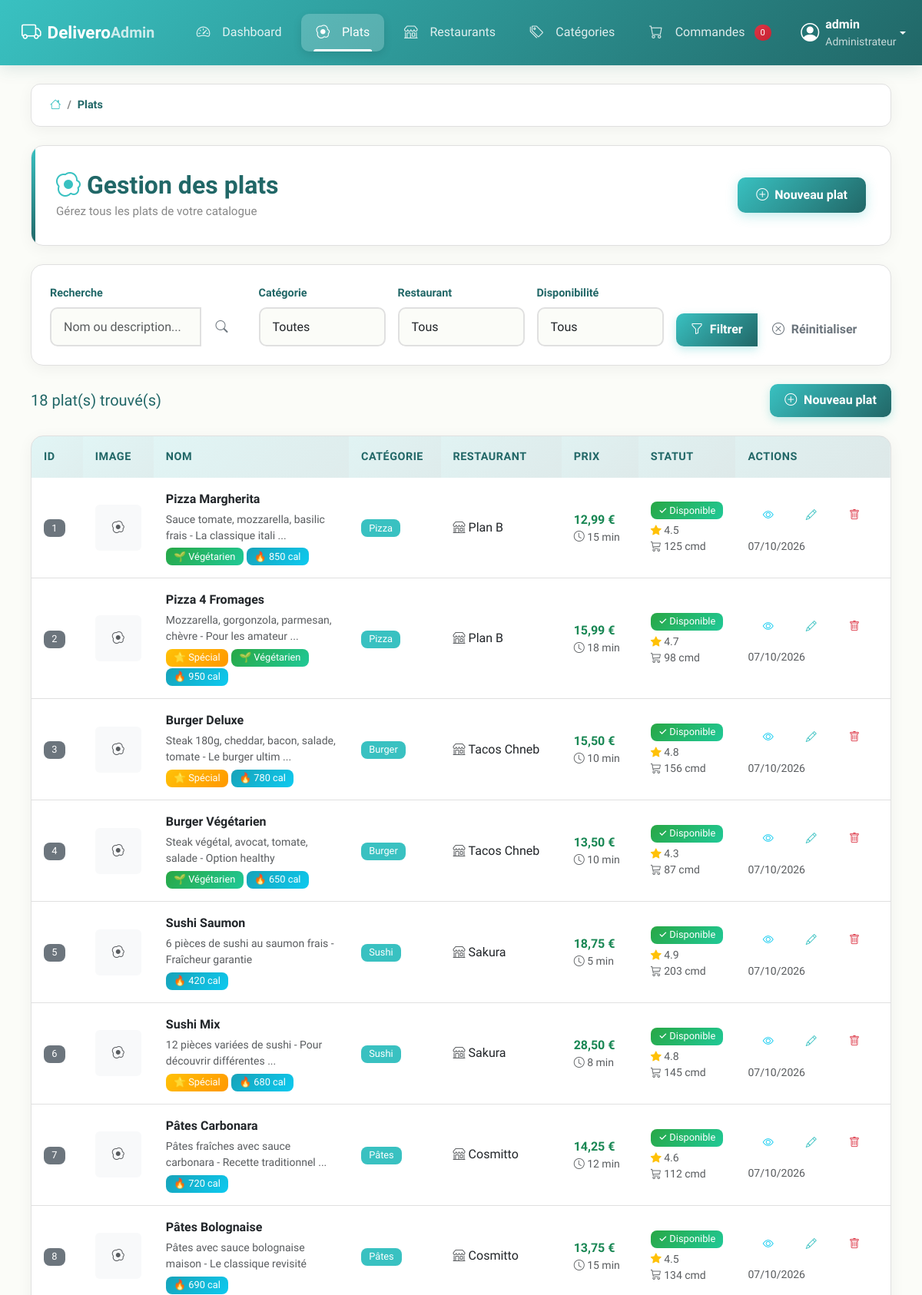
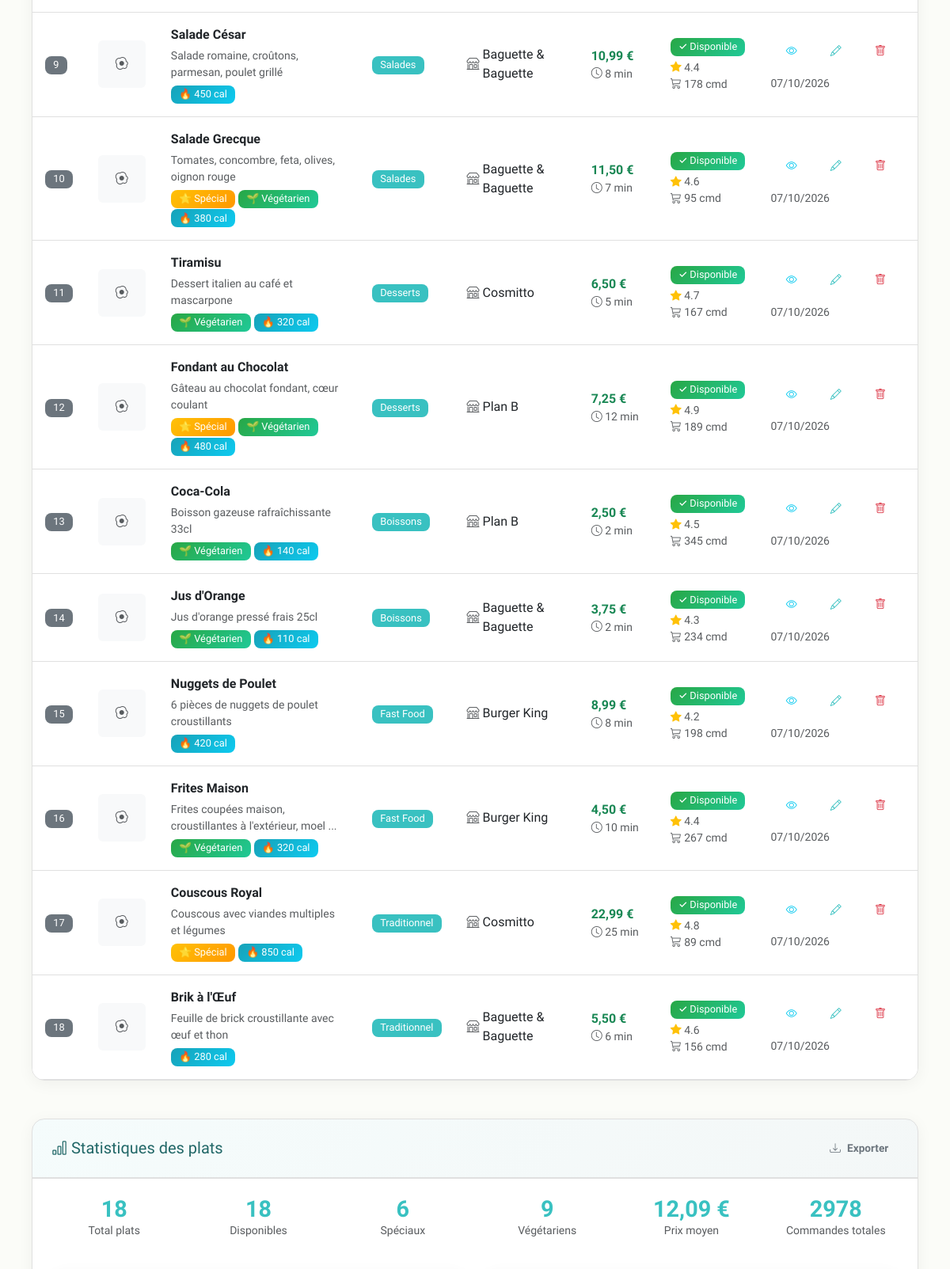
Screenshot of /admin/dishes.php (signed in, upper part) with the database file from the repository (2 pictures, top to bottom).
### tables this page shows
CREATE TABLE IF NOT EXISTS dishes (
    id INT AUTO_INCREMENT PRIMARY KEY,
    name VARCHAR(200) NOT NULL,
    description TEXT,
    price DECIMAL(10,2) NOT NULL,
    category_id INT,
    restaurant_id INT,
    image VARCHAR(255),
    preparation_time INT DEFAULT 20,
    is_available BOOLEAN DEFAULT TRUE,
    is_special BOOLEAN DEFAULT FALSE,
    is_vegetarian BOOLEAN DEFAULT FALSE,
    calories INT,
    ingredients TEXT,
    rating DECIMAL(3,1) DEFAULT 4.0,
    order_count INT DEFAULT 0,
    created_at TIMESTAMP DEFAULT CURRENT_TIMESTAMP,
    updated_at TIMESTAMP DEFAULT CURRENT_TIMESTAMP ON UPDATE CURRENT_TIMESTAMP,
    FOREIGN KEY (category_id) REFERENCES categories(id) ON DELETE SET NULL,
    FOREIGN KEY (restaurant_id) REFERENCES restaurants(id) ON DELETE SET NULL,
    INDEX idx_category (category_id),
    INDEX idx_restaurant (restaurant_id),
    INDEX idx_available (is_available),
    INDEX idx_special (is_special),
    INDEX idx_price (price)
);

### admin/dishes.php (called while the page is built, shortened)
<?php
require_once __DIR__ . '/includes/auth.php';
$search_query = $_GET['search'] ?? '';
$sql = "SELECT d.* FROM dishes d WHERE 1=1";
$params = [];
$sql .= " ORDER BY d.created_at DESC";
try {
    $stmt = $pdo->prepare($sql);
    $stmt->execute($params);
    $dishes = $stmt->fetchAll();
} catch (Exception $e) {
    addFlash('danger', 'Erreur lors de la récupération des plats: ' . $e->getMessage());
    $dishes = [];
}
include 'templates/layout-admin.phtml';
?>

### admin/templates/dishes_list.phtml (the view, shortened to what this page needs)
<div class="card mb-4">
    <div class="card-body">
        <form method="GET" action="dishes.php" class="row g-3">
            <div class="col-md-3">
                <label class="form-label">Recherche</label>
                <div class="input-group">
                    <input type="text" class="form-control" name="search"
                           value="<?= htmlspecialchars($search_query) ?>"
                           placeholder="Nom ou description...">
                    <button class="btn btn-outline-secondary" type="submit">
                        <i class="bi bi-search"></i>
                    </button>
                </div>
            </div>
            <div class="col-md-2">
                <label class="form-label">Catégorie</label>
                <select class="form-select" name="category">
                    <option value="">Toutes</option>
                </select>
            </div>
            <div class="col-md-2">
                <label class="form-label">Restaurant</label>
                <select class="form-select" name="restaurant">
                    <option value="">Tous</option>
                </select>
            </div>
            <div class="col-md-2">
                <label class="form-label">Disponibilité</label>
                <select class="form-select" name="availability">
                    <option value="">Tous</option>
                </select>
            </div>
            <div class="col-md-3 d-flex align-items-end">
                <div class="btn-group w-100">
                    <button type="submit" class="btn btn-primary">
                        <i class="bi bi-funnel"></i> Filtrer
                    </button>
                    <a href="dishes.php" class="btn btn-outline-secondary">
                        <i class="bi bi-x-circle"></i> Réinitialiser
                    </a>
                </div>
            </div>
        </form>
    </div>
</div>
<div class="row mb-4">
    <div class="col-12">
        <div class="d-flex justify-content-between align-items-center">
            <div>
                <h3 class="h5 mb-0">
                    <?php
                    $display_count = count($dishes);
                    echo "$display_count plat(s) trouvé(s)";
                    ?>
                </h3>
            </div>
            <div>
                <a href="add_dish.php" class="btn btn-primary">
                    <i class="bi bi-plus-circle"></i> Nouveau plat
                </a>
            </div>
        </div>
    </div>
</div>
<?php if (empty($dishes)): ?>
    <div class="card">
        <div class="card-body text-center py-5">
            <i class="bi bi-egg-fried display-1 text-muted mb-3"></i>
            <h3>Aucun plat trouvé</h3>
            <p class="text-muted mb-4">
                <?php if ($search_query || $category_filter || $restaurant_filter || $availability_filter): ?>
                    Aucun plat ne correspond à vos critères de recherche.
                <?php else: ?>
                    Commencez par ajouter votre premier plat.
                <?php endif; ?>
            </p>
            <a href="add_dish.php" class="btn btn-primary">
                <i class="bi bi-plus-circle"></i> Ajouter un plat
            </a>
            <?php if ($search_query || $category_filter || $restaurant_filter || $availability_filter): ?>
                <a href="dishes.php" class="btn btn-outline-secondary ms-2">
                    <i class="bi bi-x-circle"></i> Réinitialiser les filtres
                </a>
            <?php endif; ?>
        </div>
    </div>
<?php else: ?>
    <div class="card">
        <div class="card-body p-0">
            <div class="table-responsive">
                <table class="table table-hover mb-0">
                    <thead>
                        <tr>
                            <th width="50">ID</th>
                            <th width="80">Image</th>
                            <th>Nom</th>
                            <th>Catégorie</th>
                            <th>Restaurant</th>
                            <th width="100">Prix</th>
                            <th width="120">Statut</th>
                            <th width="180">Actions</th>
                        </tr>
                    </thead>
                    <tbody>
                        <?php foreach ($dishes as $dish): ?>
                        <tr>
                            <td><span class="badge bg-secondary"><?= $dish['id'] ?></span></td>
                            <td>
                                <?php if (!empty($dish['image']) && file_exists('../' . $dish['image'])): ?>
                                    <img src="../<?= htmlspecialchars($dish['image']) ?>"
                                         class="rounded"
                                         style="width: 60px; height: 60px; object-fit: cover;"
                                         alt="<?= htmlspecialchars($dish['name']) ?>">
                                <?php else: ?>
                                    <div class="rounded bg-light d-flex align-items-center justify-content-center"
                                         style="width: 60px; height: 60px;">
                                        <i class="bi bi-egg-fried text-muted"></i>
                                    </div>
                                <?php endif; ?>
                            </td>
                            <td>
                                <div class="fw-bold"><?= htmlspecialchars($dish['name']) ?></div>
                                <div class="small text-muted mt-1">
                                    <?= htmlspecialchars(substr($dish['description'] ?? '', 0, 60)) ?>
                                    <?php if (strlen($dish['description'] ?? '') > 60): ?>...<?php endif; ?>
                                </div>
                                <div class="mt-1">
                                    <?php if ($dish['is_special']): ?>
                                        <span class="badge bg-warning">⭐ Spécial</span>
                                    <?php endif; ?>
                                    <?php if ($dish['is_vegetarian']): ?>
                                        <span class="badge bg-success">🌱 Végétarien</span>
                                    <?php endif; ?>
                                    <?php if ($dish['calories']): ?>
                                        <span class="badge bg-info">🔥 <?= $dish['calories'] ?> cal</span>
                                    <?php endif; ?>
                                </div>
                            </td>
                            <td>
                                <?php if ($dish['category_name'] && $dish['category_name'] != 'N/A'): ?>
                                    <span class="badge bg-primary">
                                        <?= htmlspecialchars($dish['category_name']) ?>
                                    </span>
                                <?php else: ?>
                                    <span class="text-muted">-</span>
                                <?php endif; ?>
                            </td>
                            <td>
                                <?php if ($dish['restaurant_name'] && $dish['restaurant_name'] != 'N/A'): ?>
                                    <div class="d-flex align-items-center">
                                        <i class="bi bi-shop me-1 text-muted"></i>
                                        <span><?= htmlspecialchars($dish['restaurant_name']) ?></span>
                                    </div>
                                <?php else: ?>
                                    <span class="text-muted">-</span>
                                <?php endif; ?>
                            </td>
                            <td>
                                <span class="fw-bold text-success">
                                    <?= number_format($dish['price'], 2, ',', ' ') ?> €
                                </span>
                                <div class="small text-muted">
                                    <i class="bi bi-clock"></i> <?= $dish['preparation_time'] ?> min
                                </div>
                            </td>
                            <td>
                                <span class="badge bg-<?= $dish['is_available'] ? 'success' : 'secondary' ?>">
                                    <?= $dish['is_available'] ? '✓ Disponible' : '✗ Indisponible' ?>
                                </span>
                                <div class="small text-muted mt-1">
                                    <i class="bi bi-star-fill text-warning"></i> <?= number_format($dish['rating'], 1) ?>
                                    <br>
                                    <i class="bi bi-cart3"></i> <?= $dish['order_count'] ?> cmd
                                </div>
                            </td>
                            <td>
                                <div class="btn-group btn-group-sm">
                                    <a href="dish_details.php?id=<?= $dish['id'] ?>"
                                       class="btn btn-outline-info"
                                       title="Voir détails"
                                       data-bs-toggle="tooltip">
                                        <i class="bi bi-eye"></i>
                                    </a>
                                    <a href="edit_dish.php?id=<?= $dish['id'] ?>"
                                       class="btn btn-outline-primary"
                                       title="Modifier"
                                       data-bs-toggle="tooltip">
                                        <i class="bi bi-pencil"></i>
                                    </a>
                                    <a href="delete_dish.php?id=<?= $dish['id'] ?>"
                                       class="btn btn-outline-danger"
                                       onclick="return confirm('Voulez-vous vraiment supprimer le plat : <?= addslashes($dish['name']) ?> ?')"
                                       title="Supprimer"
                                       data-bs-toggle="tooltip">
                                        <i class="bi bi-trash"></i>
                                    </a>
                                </div>
                                <div class="mt-2">
                                    <small class="text-muted">
                                        <?= date('d/m/Y', strtotime($dish['created_at'])) ?>
                                    </small>
                                </div>
                            </td>
                        </tr>
                        <?php endforeach; ?>
                    </tbody>
                </table>
            </div>
        </div>
    </div>
<?php endif; ?>
<div class="row mt-5">
    <div class="col-12">
        <div class="card">
            <div class="card-header">
                <div class="d-flex justify-content-between align-items-center">
                    <h5 class="card-title mb-0">
                        <i class="bi bi-bar-chart"></i> Statistiques des plats
                    </h5>
                    <a href="dishes.php?export=csv" class="btn btn-sm btn-outline-secondary">
                        <i class="bi bi-download"></i> Exporter
                    </a>
                </div>
            </div>
            <div class="card-body">
                <div class="row text-center">
                    <?php
                    $stats = [
                        'total' => $pdo->query("SELECT COUNT(*) FROM dishes")->fetchColumn(),
                        'available' => $pdo->query("SELECT COUNT(*) FROM dishes WHERE is_available = 1")->fetchColumn(),
                        'special' => $pdo->query("SELECT COUNT(*) FROM dishes WHERE is_special = 1")->fetchColumn(),
                        'vegetarian' => $pdo->query("SELECT COUNT(*) FROM dishes WHERE is_vegetarian = 1")->fetchColumn(),
                        'avg_price' => $pdo->query("SELECT ROUND(AVG(price), 2) FROM dishes")->fetchColumn(),
                        'total_orders' => $pdo->query("SELECT SUM(order_count) FROM dishes")->fetchColumn(),
                    ];
                    ?>
                    <div class="col-md-2 col-6 mb-3">
                        <div class="stat-number"><?= $stats['total'] ?></div>
                        <small class="text-muted">Total plats</small>
                    </div>
                    <div class="col-md-2 col-6 mb-3">
                        <div class="stat-number"><?= $stats['available'] ?></div>
                        <small class="text-muted">Disponibles</small>
                    </div>
                    <div class="col-md-2 col-6 mb-3">
                        <div class="stat-number"><?= $stats['special'] ?></div>
                        <small class="text-muted">Spéciaux</small>
                    </div>
                    <div class="col-md-2 col-6 mb-3">
                        <div class="stat-number"><?= $stats['vegetarian'] ?></div>
                        <small class="text-muted">Végétariens</small>
                    </div>
                    <div class="col-md-2 col-6 mb-3">
                        <div class="stat-number"><?= number_format($stats['avg_price'], 2, ',', ' ') ?> €</div>
                        <small class="text-muted">Prix moyen</small>
                    </div>
                    <div class="col-md-2 col-6 mb-3">
                        <div class="stat-number"><?= $stats['total_orders'] ?: 0 ?></div>
                        <small class="text-muted">Commandes totales</small>
                    </div>
                </div>
            </div>
        </div>
    </div>
</div>

### rows the page displays
dishes: id "1", name "Pizza Margherita", description "Sauce tomate, mozzarella, basilic frais - La classique itali", is_vegetarian "🌱 Végétarien", calories "850", category_name "Pizza", restaurant_name "Plan B", price "12,99", preparation_time "15", is_available "✓ Disponible", rating "4.5", order_count "125", created_at "07/10/2026"
dishes: id "2", name "Pizza 4 Fromages", description "Mozzarella, gorgonzola, parmesan, chèvre - Pour les amateur", is_special "⭐ Spécial", is_vegetarian "🌱 Végétarien", calories "950", category_name "Pizza", restaurant_name "Plan B", price "15,99", preparation_time "18", is_available "✓ Disponible", rating "4.7", order_count "98", created_at "07/10/2026"
dishes: id "3", name "Burger Deluxe", description "Steak 180g, cheddar, bacon, salade, tomate - Le burger ultim", is_special "⭐ Spécial", calories "780", category_name "Burger", restaurant_name "Tacos Chneb", price "15,50", preparation_time "10", is_available "✓ Disponible", rating "4.8", order_count "156", created_at "07/10/2026"
dishes: id "4", name "Burger Végétarien", description "Steak végétal, avocat, tomate, salade - Option healthy", is_vegetarian "🌱 Végétarien", calories "650", category_name "Burger", restaurant_name "Tacos Chneb", price "13,50", preparation_time "10", is_available "✓ Disponible", rating "4.3", order_count "87", created_at "07/10/2026"
dishes: id "5", name "Sushi Saumon", description "6 pièces de sushi au saumon frais - Fraîcheur garantie", calories "420", category_name "Sushi", restaurant_name "Sakura", price "18,75", preparation_time "5", is_available "✓ Disponible", rating "4.9", order_count "203", created_at "07/10/2026"
dishes: id "6", name "Sushi Mix", description "12 pièces variées de sushi - Pour découvrir différentes", is_special "⭐ Spécial", calories "680", category_name "Sushi", restaurant_name "Sakura", price "28,50", preparation_time "8", is_available "✓ Disponible", rating "4.8", order_count "145", created_at "07/10/2026"
dishes: id "7", name "Pâtes Carbonara", description "Pâtes fraîches avec sauce carbonara - Recette traditionnel", calories "720", category_name "Pâtes", restaurant_name "Cosmitto", price "14,25", preparation_time "12", is_available "✓ Disponible", rating "4.6", order_count "112", created_at "07/10/2026"
dishes: id "8", name "Pâtes Bolognaise", description "Pâtes avec sauce bolognaise maison - Le classique revisité", calories "690", category_name "Pâtes", restaurant_name "Cosmitto", price "13,75", preparation_time "15", is_available "✓ Disponible", rating "4.5", order_count "134", created_at "07/10/2026"
dishes: id "9", name "Salade César", description "Salade romaine, croûtons, parmesan, poulet grillé", calories "450", category_name "Salades", restaurant_name "Baguette & Baguette", price "10,99", preparation_time "8", is_available "✓ Disponible", rating "4.4", order_count "178", created_at "07/10/2026"
dishes: id "10", name "Salade Grecque", description "Tomates, concombre, feta, olives, oignon rouge", is_special "⭐ Spécial", is_vegetarian "🌱 Végétarien", calories "380", category_name "Salades", restaurant_name "Baguette & Baguette", price "11,50", preparation_time "7", is_available "✓ Disponible", rating "4.6", order_count "95", created_at "07/10/2026"
dishes: id "11", name "Tiramisu", description "Dessert italien au café et mascarpone", is_vegetarian "🌱 Végétarien", calories "320", category_name "Desserts", restaurant_name "Cosmitto", price "6,50", preparation_time "5", is_available "✓ Disponible", rating "4.7", order_count "167", created_at "07/10/2026"
dishes: id "12", name "Fondant au Chocolat", description "Gâteau au chocolat fondant, cœur coulant", is_special "⭐ Spécial", is_vegetarian "🌱 Végétarien", calories "480", category_name "Desserts", restaurant_name "Plan B", price "7,25", preparation_time "12", is_available "✓ Disponible", rating "4.9", order_count "189", created_at "07/10/2026"
dishes: id "13", name "Coca-Cola", description "Boisson gazeuse rafraîchissante 33cl", is_vegetarian "🌱 Végétarien", calories "140", category_name "Boissons", restaurant_name "Plan B", price "2,50", preparation_time "2", is_available "✓ Disponible", rating "4.5", order_count "345", created_at "07/10/2026"
dishes: id "14", name "Jus d'Orange", description "Jus d'orange pressé frais 25cl", is_vegetarian "🌱 Végétarien", calories "110", category_name "Boissons", restaurant_name "Baguette & Baguette", price "3,75", preparation_time "2", is_available "✓ Disponible", rating "4.3", order_count "234", created_at "07/10/2026"
dishes: id "15", name "Nuggets de Poulet", description "6 pièces de nuggets de poulet croustillants", calories "420", category_name "Fast Food", restaurant_name "Burger King", price "8,99", preparation_time "8", is_available "✓ Disponible", rating "4.2", order_count "198", created_at "07/10/2026"
dishes: id "16", name "Frites Maison", description "Frites coupées maison, croustillantes à l'extérieur, moel", is_vegetarian "🌱 Végétarien", calories "320", category_name "Fast Food", restaurant_name "Burger King", price "4,50", preparation_time "10", is_available "✓ Disponible", rating "4.4", order_count "267", created_at "07/10/2026"
dishes: id "17", name "Couscous Royal", description "Couscous avec viandes multiples et légumes", is_special "⭐ Spécial", calories "850", category_name "Traditionnel", restaurant_name "Cosmitto", price "22,99", preparation_time "25", is_available "✓ Disponible", rating "4.8", order_count "89", created_at "07/10/2026"
dishes: id "18", name "Brik à l'Œuf", description "Feuille de brick croustillante avec œuf et thon", calories "280", category_name "Traditionnel", restaurant_name "Baguette & Baguette", price "5,50", preparation_time "6", is_available "✓ Disponible", rating "4.6", order_count "156", created_at "07/10/2026"

### other values shown
$_SESSION['username'] "admin"
$crumb['title'] "Plats"
$pageTitle "Gestion des plats"
$pageDescription "Gérez tous les plats de votre catalogue"
$actionButton['text'] "Nouveau plat"
$display_count "18"
$stats['vegetarian'] "9"
$stats['avg_price'] "12,09"
$stats['total_orders'] ?: 0 "2978"
